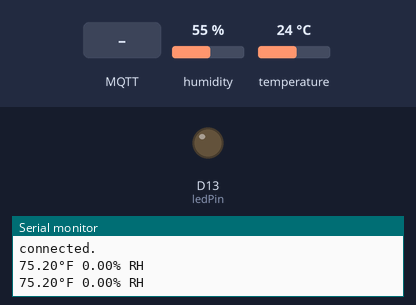
This sketch was run on a simulated Arduino MKR. Parts: output pins drawn as LEDs (lit = HIGH), the last lines printed to the serial monitor. The inputs (shaded band) are chosen by the test bench; at power-on: humidity 55 %, temperature 24 °C. WiFi joins after 1.5 s; servers stay silent unless stated; no MQTT or app messages arrive unless stated.

Above: at 2.7 s.
2.8 s: MQTT message "ON" arrives on the first subscribed topic
At 4.5 s:
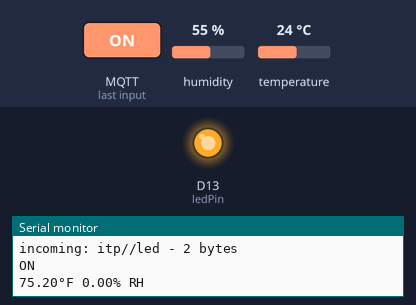
8.4 s: MQTT message "OFF" arrives on the first subscribed topic
At 10.0 s:
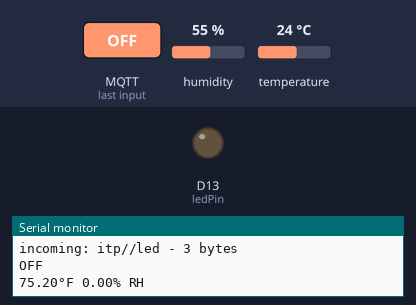
Timing chart, 0 to 11.5 s (numbered marks = the images above; inputs shaded):
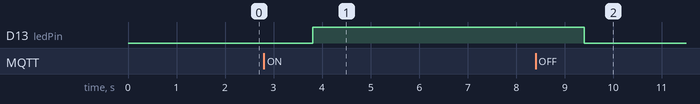

Measured:
- after the input at 2.8 s, D13 (ledPin): LOW → HIGH after 1.0 s
- after the input at 8.4 s, D13 (ledPin): HIGH → LOW after 1.0 s

The sketch:

mqtt.ino
```cpp
// Send temperature and humidity data to MQTT
//
// WiFiNINA https://www.arduino.cc/en/Reference/WiFiNINA (MKR WiFi 1010)
// Arduino MQTT Client  https://github.com/arduino-libraries/ArduinoMqttClient
// Adafruit DHT

#include <WiFiNINA.h>
#include <ArduinoMqttClient.h>
#include <Wire.h>
#include "Adafruit_MPR121.h"
//touch sensor
#ifndef _BV
#define _BV(bit) (1 << (bit))
#endif

#include "config.h"

#include <DHT.h>

#define DHTPIN 3          // Digital pin connected to the DHT sensor
#define DHTTYPE DHT11   // DHT 11
//#define DHTTYPE DHT22     // DHT 22  (AM2302), AM2321
DHT dht(DHTPIN, DHTTYPE);

WiFiSSLClient net;
MqttClient mqtt(net);

Adafruit_MPR121 cap = Adafruit_MPR121();
uint16_t lasttouched = 0;
uint16_t currtouched = 0;
float humidity = 0;
float lastHumidity=0;

String temperatureTopic = "itp/" + DEVICE_ID + "/temperature";
String humidityTopic = "itp/" + DEVICE_ID + "/humidity";
String ledTopic = "itp/" + DEVICE_ID + "/led";

// Publish every 10 seconds for the workshop. Real world apps need this data every 5 or 10 minutes.
unsigned long publishInterval = 1000;
unsigned long lastMillis = 0;
const int ledPin = 13;

void setup() {
  Serial.begin(9600);

  // Wait for a serial connection
  //while (!Serial) { }
  Serial.println("Adafruit MPR121 Capacitive Touch sensor test");

  if (!cap.begin(0x5A)) {
    Serial.println("MPR121 not found, check wiring?");
    while (1);
  }
  Serial.println("MPR121 found!");

  // initialize ledPin as an output.
  pinMode(ledPin, OUTPUT);

  dht.begin();

  Serial.println("Connecting WiFi");
  connectWiFi();

  // set callback function for incoming MQTT messages
  mqtt.onMessage(messageReceived);
}

void loop() {
  if (WiFi.status() != WL_CONNECTED) {
    connectWiFi();
  }

  if (!mqtt.connected()) {
    connectMQTT();
  }

  // poll for new MQTT messages and send keep alives
  mqtt.poll();
  currtouched = cap.touched();

  if (millis() - lastMillis > publishInterval) {
    lastMillis = millis();

    // read the sensor values
    float temperature = dht.readTemperature(true);
    //float humidity = dht.readHumidity();

    for (uint8_t i=0; i<12; i++) {
      // it if *is* touched and *wasnt* touched before, alert!
      if ((currtouched & _BV(i)) && !(lasttouched & _BV(i)) ) {
        Serial.print(i); Serial.println(" touched");
        humidity = i;
      }
      // if it *was* touched and now *isnt*, alert!
      if (!(currtouched & _BV(i)) && (lasttouched & _BV(i)) ) {
        Serial.print(i); Serial.println(" released");
        humidity = 0-i;
      }
    }

    // reset our state
    lasttouched = currtouched;


    Serial.print(temperature);
    Serial.print("°F ");
    Serial.print(humidity);
    Serial.println("% RH");

    mqtt.beginMessage(temperatureTopic);
    mqtt.print(temperature);
    mqtt.endMessage();

    mqtt.beginMessage(humidityTopic);
    mqtt.print(humidity);
    mqtt.endMessage();
  }
}

void connectWiFi() {
  // Check for the WiFi module
  if (WiFi.status() == WL_NO_MODULE) {
    Serial.println("Communication with WiFi module failed!");
    // don't continue
    while (true);
  }

  Serial.print("WiFi firmware version ");
  Serial.println(WiFi.firmwareVersion());

  Serial.print("Attempting to connect to SSID: ");
  Serial.print(WIFI_SSID);
  Serial.print(" ");

  while (WiFi.begin(WIFI_SSID, WIFI_PASSWORD) != WL_CONNECTED) {
    // failed, retry
    Serial.print(".");
    delay(3000);
  }

  Serial.println("Connected to WiFi");
  printWiFiStatus();

}

void connectMQTT() {
  Serial.print("Connecting MQTT broker ");
  Serial.println(MQTT_BROKER);
  mqtt.setId(DEVICE_ID);
  mqtt.setUsernamePassword(MQTT_USER, MQTT_PASSWORD);

  while (!mqtt.connect(MQTT_BROKER, MQTT_PORT)) {
    Serial.print("Connection error ");
    Serial.println(mqtt.connectError());
    Serial.println("Waiting 5 seconds before retrying");
    delay(5000);
    // check the wifi before looping again
    if (WiFi.status() != WL_CONNECTED) {
      connectWiFi();
    }
  }

  mqtt.subscribe(ledTopic);
  Serial.println("connected.");
}

void printWiFiStatus() {
  // print your WiFi IP address:
  IPAddress ip = WiFi.localIP();
  Serial.print("IP Address: ");
  Serial.println(ip);
}

void messageReceived(int messageSize) {
  String topic = mqtt.messageTopic();
  String payload = mqtt.readString();
  Serial.println("incoming: " + topic + " - " + messageSize + " bytes ");
  Serial.println(payload);
  if (payload.equalsIgnoreCase("ON")) {
    digitalWrite(ledPin, HIGH);
  } else if (payload.equalsIgnoreCase("OFF")) {
    digitalWrite(ledPin, LOW);
  }
}
```

config.h
```cpp
const char WIFI_SSID[] = "";
const char WIFI_PASSWORD[] = "";

const char MQTT_BROKER[] = "";
const int MQTT_PORT = 8883;
const char MQTT_USER[] = "";
const char MQTT_PASSWORD[] = "";

const String DEVICE_ID = "";
```
